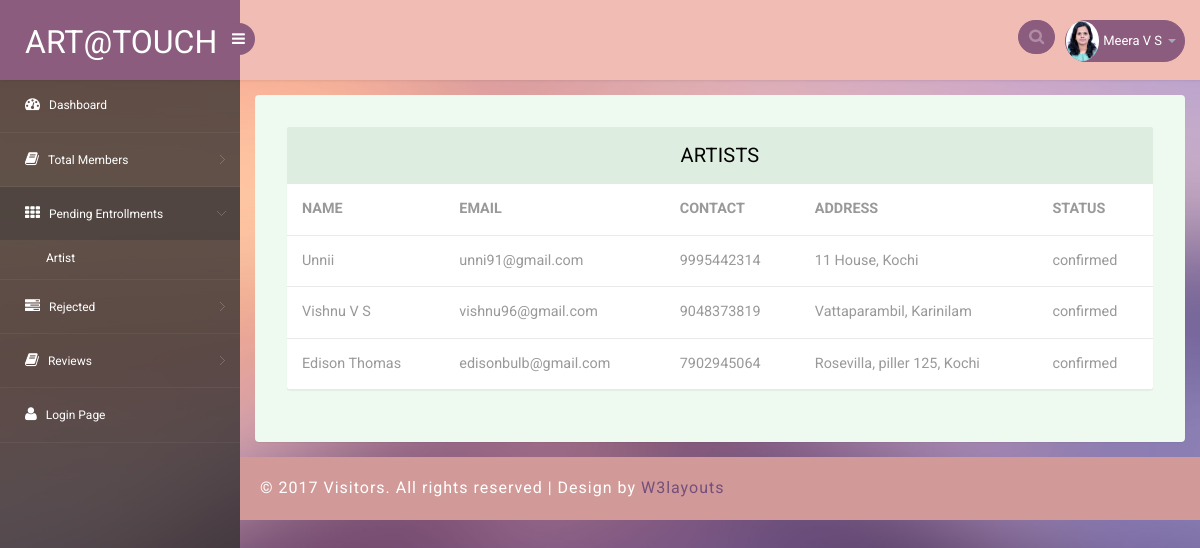
/confirm, run on the app's committed database.
### artco/models.py (models this page shows, shortened)
class Artist_Register(models.Model):
    a_name = models.CharField(max_length=200,null=True)
    a_email = models.CharField(max_length=30,null=True)
    a_mobileNo = models.CharField(max_length=15,null=True)
    a_address = models.TextField(null=True)
    a_profilePic = models.FileField(null=True)
    a_identity = models.FileField(null=True)
    qualification = models.CharField(max_length=400, null=True)
    action = models.CharField(max_length=15)
    username = models.CharField(max_length=30, null=True)

### artco/views.py (the view)
# urls.py: path('confirm',views.artist_total),
def artist_total(request):
    if request.method == 'GET':
        data= Artist_Register.objects.filter(action='confirmed')
        return render(request,'artist_total.html',{'r':data})

### templates/artist_total.html (shortened to what this page needs)
<!DOCTYPE html>
{% load static %}
<head>
<link rel="stylesheet" href="{% static 'admin_assets/css/bootstrap.min.css' %}" >
<link href="{% static 'admin_assets/css/style.css' %}" rel='stylesheet' type='text/css' />
<link href="{% static 'admin_assets/css/style-responsive.css' %}" rel="stylesheet"/>
<link rel="stylesheet" href="{% static 'admin_assets/css/font.css' %}" type="text/css"/>
<link href="{% static 'admin_assets/css/font-awesome.css' %}" rel="stylesheet">
</head>
<body>
<section id="container">
<header class="header fixed-top clearfix">
<div class="brand">
    <a href="index.html" class="logo">
        Art@Touch
    </a>
    <div class="sidebar-toggle-box">
        <div class="fa fa-bars"></div>
    </div>
</div>
<div class="top-nav clearfix">
    <ul class="nav pull-right top-menu">
        <li>
            <input type="text" class="form-control search" placeholder=" Search">
        </li>
        <li class="dropdown">
            <a data-toggle="dropdown" class="dropdown-toggle" href="#">
                <img alt="" src="{% static 'admin_assets/images/MEERA.jpg' %}">
                <span class="username">Meera V S</span>
                <b class="caret"></b>
            </a>
        </li>
    </ul>
</div>
</header>
<aside>
    <div id="sidebar" class="nav-collapse">
        <div class="leftside-navigation">
            <ul class="sidebar-menu" id="nav-accordion">
                <li>
                    <a href="admin">
                        <i class="fa fa-dashboard"></i>
                        <span>Dashboard</span>
                    </a>
                </li>
                <li class="sub-menu">
                    <a href="javascript:;">
                        <i class="fa fa-book"></i>
                        <span>Total Members</span>
                    </a>
                </li>
                <li class="sub-menu">
                    <a class="active" href="javascript:;">
                        <i class="fa fa-th"></i>
                        <span>Pending Entrollments</span>
                    </a>
                    <ul class="sub">
                        <li><a href="artist_vw">Artist</a></li>
                    </ul>
                </li>
                <li class="sub-menu">
                    <a href="javascript:;">
                        <i class="fa fa-tasks"></i>
                        <span>Rejected</span>
                    </a>
                </li>
                <li class="sub-menu">
                    <a href="javascript:;">
                        <i class="fa fa-book"></i>
                        <span>Reviews</span>
                    </a>
                </li>
                <li>
                    <a href="login.html">
                        <i class="fa fa-user"></i>
                        <span>Login Page</span>
                    </a>
                </li>
            </ul>            </div>
    </div>
</aside>
<section id="main-content">
	<section class="wrapper">
		<div class="table-agile-info">
 <div class="panel panel-default">
    <div class="panel-heading">
     ARTISTS
    </div>
    <div>
      <table class="table" ui-jq="footable" ui-options='{
        "paging": {
          "enabled": true
        },
        "filtering": {
          "enabled": true
        },
        "sorting": {
          "enabled": true
        }}'>
        <thead>
          <tr>
                    <th scope="col">NAME</th>
                    <th scope="col">EMAIL</th>
                    <th scope="col">CONTACT</th>
                    <th scope="col">ADDRESS</th>
                    <th scope="col">STATUS</th>
               </tr>
        </thead>
        <tbody>
         {% for i in r %}
                <tr>
                    <td>{{i.a_name}}</td>
                    <td>{{i.a_email}}</td>
                    <td>{{i.a_mobileNo}}<br>{{i.a_alterNo}}</td>
                    <td>{{i.a_address}}</td>
                    <td>{{i.action}}</td>
                </tr>
                {%endfor%}
        </tbody>
      </table>
    </div>
  </div>
</div>
</section>
		  <div class="footer">
			<div class="wthree-copyright">
			  <p>© 2017 Visitors. All rights reserved | Design by <a href="http://w3layouts.com">W3layouts</a></p>
			</div>
		  </div>
</section>
</section>
</body>
</html>

### data on the page
Artist_Register: a_name "Unnii", a_email "unni91@gmail.com", a_mobileNo "9995442314", a_address "11 House, Kochi", action "confirmed"
Artist_Register: a_name "Vishnu V S", a_email "vishnu96@gmail.com", a_mobileNo "9048373819", a_address "Vattaparambil, Karinilam", action "confirmed"
Artist_Register: a_name "Edison Thomas", a_email "edisonbulb@gmail.com", a_mobileNo "7902945064", a_address "Rosevilla, piller 125, Kochi", action "confirmed"
